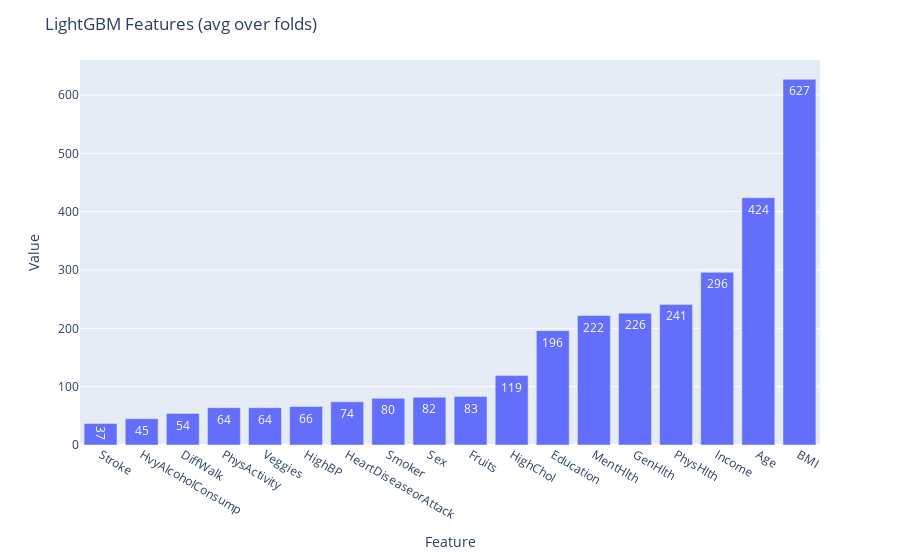

The cell this chart's notebook holds for it:
### Code cell
fig = px.bar(feature_imp, x="Feature", y="Value", text_auto=True)
fig.update_layout(barmode='relative', title_text='LightGBM Features (avg over folds)')
fig.show()

### Figure 1 — Plotly figure (JSON) as saved in the notebook; plotly's stock layout.template omitted (floating-point values rounded to 4 significant figures)
{"data": [{"alignmentgroup": "True", "hovertemplate": "Feature=%{x}<br>Value=%{y}<extra></extra>", "legendgroup": "", "marker": {"color": "#636efa", "pattern": {"shape": ""}}, "name": "", "offsetgroup": "", "orientation": "v", "showlegend": false, "textposition": "auto", "texttemplate": "%{y}", "type": "bar", "x": ["Stroke", "HvyAlcoholConsump", "DiffWalk", "PhysActivity", "Veggies", "HighBP", "HeartDiseaseorAttack", "Smoker", "Sex", "Fruits", "HighChol", "Education", "MentHlth", "GenHlth", "PhysHlth", "Income", "Age", "BMI"], "xaxis": "x", "y": [37, 45, 54, 64, 64, 66, 74, 80, 82, 83, 119, 196, 222, 226, 241, 296, 424, 627], "yaxis": "y"}], "layout": {"barmode": "relative", "legend": {"tracegroupgap": 0}, "margin": {"t": 60}, "title": {"text": "LightGBM Features (avg over folds)"}, "xaxis": {"anchor": "y", "domain": [0, 1], "title": {"text": "Feature"}}, "yaxis": {"anchor": "x", "domain": [0, 1], "title": {"text": "Value"}}}}
